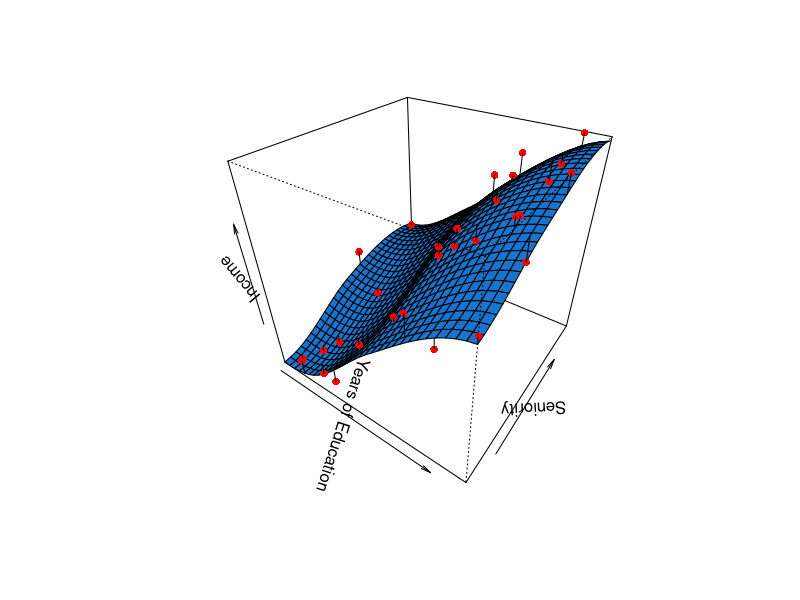

The R script that drew this image:
## ---- chunk 1
library(readr)
# https://github.com/rghan/ISLR/blob/master/Income2.csv
Income <- read_csv("data/Income2.csv", col_types = cols(x1 = col_skip()))
## ---- chunk 2
model <- loess(Income ~ Education + Seniority, data = Income)
## ---- chunk 3
x_Education <- seq(min(Income$Education), max(Income$Education), length = 30)
x_Seniority <- seq(min(Income$Seniority), max(Income$Seniority), length = 30)

pred_function <- function(x1, x2) {
  predict(model, newdata = cbind(x1, x2))
}

y_Income <- outer(x_Education, x_Seniority, pred_function)
## ---- chunk 4
#| label: fig-vis-loess
#| fig-cap: 局部多项式回归结果的三维可视化
#| fig-width: 8
#| fig-height: 6
#| fig-showtext: true

point_pmat <- persp(
  x = x_Education, y = x_Seniority, z = y_Income,
  theta = 35, phi = 35, ltheta = -135, lphi = 0, expand = 1, 
  col = "dodgerblue3",
  xlab = "Years of Education", ylab = "Seniority", zlab = "Income"
)

points(trans3d(
  x = Income$Education, y = Income$Seniority,
  z = Income$Income, pmat = point_pmat
), col = "red", pch = 16)

for (i in 1:dim(Income)[1]) {
  z <- seq(Income$Income[i], pred_function(Income$Education[i], Income$Seniority[i]), length = 10)
  lines(trans3d(x = Income$Education[i], y = Income$Seniority[i], z = z, pmat = point_pmat))
}
